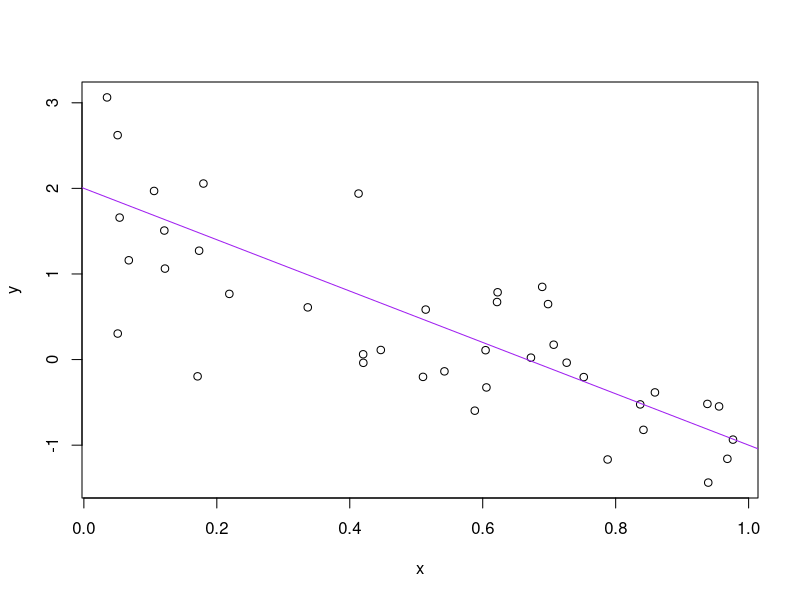

This chart was generated by the following R code:
a <- 2
b <- -3
sigSq <- 0.5
x <- runif(40)
y <- a + b * x + rnorm(40, sd = sqrt(sigSq))
(avgX <- mean(x))
write(avgX,'avgX.txt')
plot(x,y)
abline(a, b, col = 'purple')
dev.print(pdf, 'toylinePlot.pdf')
